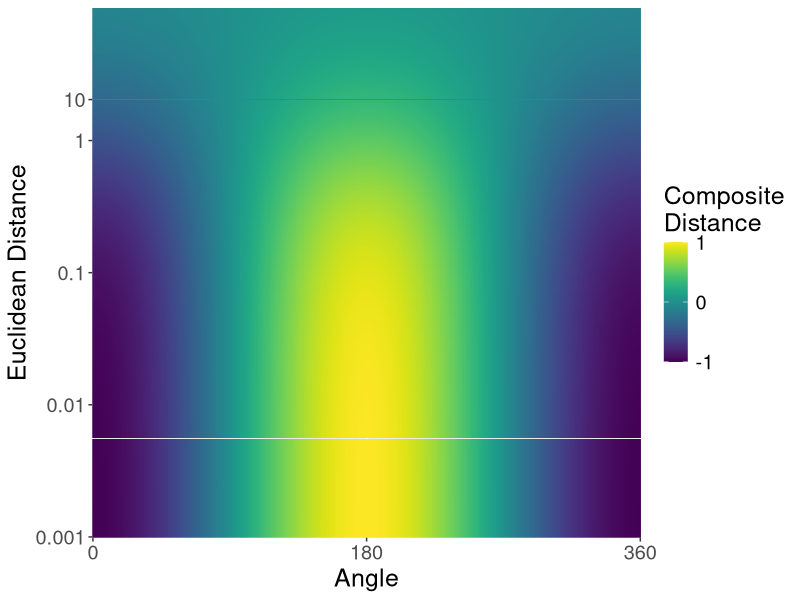
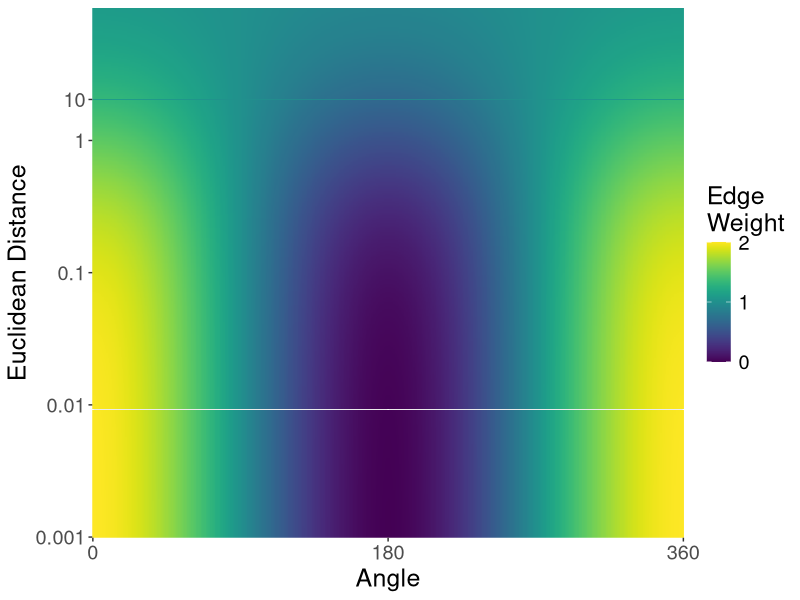
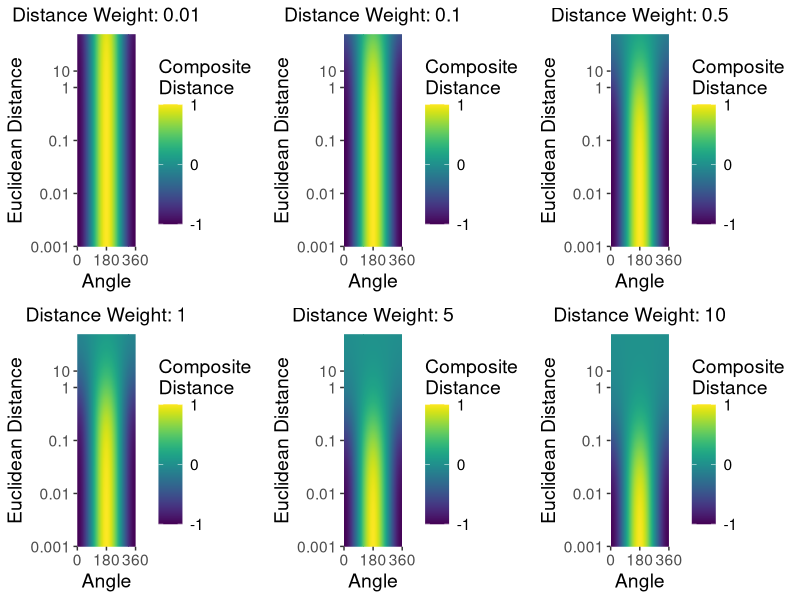
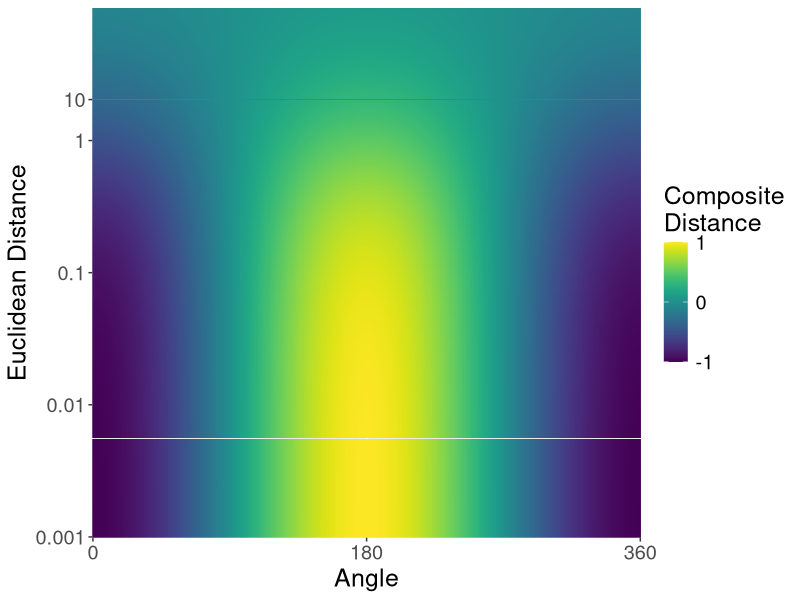
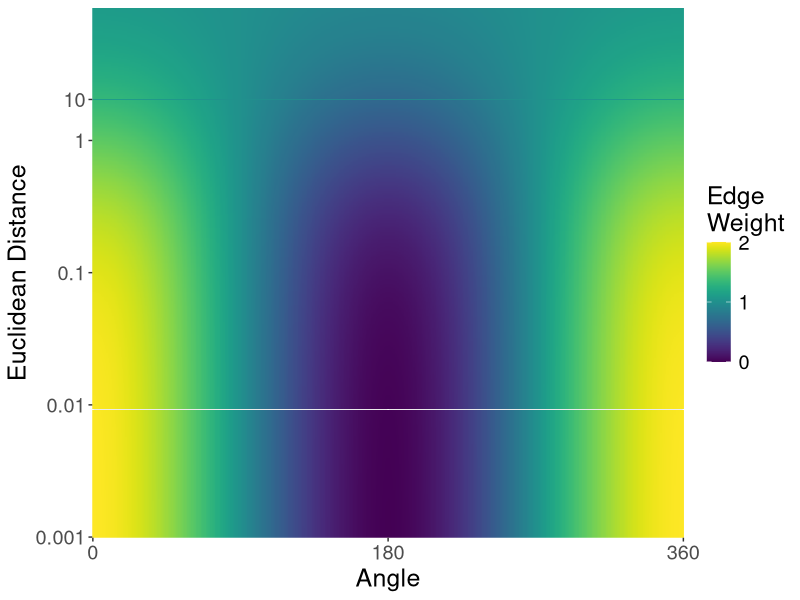

Recreate these plots in R, in order.
### composite distance heatmap 
setwd("/Users/lylaatta/Documents/GitHub/veloviz/graphViz/figures")
#using velo_merfish environment 
library(ggplot2)
library(gridExtra)
library(reshape2)
library(viridis)
library(cowplot)
library(svglite)



#### Calculate composite distance for range of angles and euclidean distances
#### 
#EucDis weight = 1 
logd = seq(-3,1,0.01)
d = 10^logd #euclidean distance bw neighbor and projected state
a = as.numeric(formatC(seq(0,2*pi,((2*pi)/500)),digits = 3)) #angle bw velocity vector and 
negsim = -1*cos(a)

inveuc = 1/(1+(d))
pwiseCDs = sapply(inveuc,function(x) x*negsim) #composite distance col=dist, row=angle 
#### Make heatmap of composite dist 
#melt for ggplot
colnames(pwiseCDs) = as.character(d)
rownames(pwiseCDs) = as.character(a)
cdLong = melt(pwiseCDs)
colnames(cdLong) = c("Angle","Distance","CD")
cdLong$Angle = as.character(cdLong$Angle)
cdLong$Distance = as.character(cdLong$Distance)
#plot heatmap
h <- ggplot(cdLong, aes(x=Angle, y=Distance, fill=CD)) + geom_tile() + 
                        labs(x="Angle",y="Euclidean Distance",fill = "Composite\nDistance") + 
                        scale_fill_viridis(limits = c(-1,1), breaks = c(-1,0,1)) +
                        scale_y_discrete(breaks = c(0.001,0.01,0.1,1,10)) + 
                        scale_x_discrete(breaks = c(0,3.14,6.28), labels = c("0","180","360")) +
                        theme(text = element_text(size = 18))
h
ggsave(file = "heatmap_cd.png", plot = h, width = 8, height = 6)

#corresponding edge weights 
#### Make heatmap of edge weights 
ewLong = cdLong
ewLong$CD = 1 - ewLong$CD
colnames(ewLong) = c("Angle","Distance","EW")
hm2 = ggplot(ewLong, aes(x=Angle, y=Distance, fill=EW)) + geom_tile() + labs(x="Angle",y="Euclidean Distance",fill = "Edge\nWeight") + 
  scale_fill_viridis(limits = c(0,2), breaks = c(0,1,2)) +
  scale_y_discrete(expand=c(0,0), breaks = c(0.001,0.01,0.1,1,10,100)) + 
  scale_x_discrete(expand=c(0,0), breaks = c(0,3.14,6.28), labels = c("0","180","360")) +
  theme(text = element_text(size = 18))
hm2
ggsave(file = "heatmap_ew.png", plot = hm2, width = 8, height = 6)


#Change EucDis weight
ws = c(0.01,0.1,0.5,1,5,10)
hs = vector("list", length = 6)
for (w in c(1:length(ws))){
  currW = ws[w]
  inveuc = 1/(1+(currW*d))
  pwiseCDs = sapply(inveuc,function(x) x*negsim) #composite distance col=dist, row=angle 
  
  #### Make heatmap of composite dist 
  #melt for ggplot
  colnames(pwiseCDs) = as.character(d)
  rownames(pwiseCDs) = as.character(a)
  cdLong = melt(pwiseCDs)
  colnames(cdLong) = c("Angle","Distance","CD")
  cdLong$Angle = as.character(cdLong$Angle)
  cdLong$Distance = as.character(cdLong$Distance)
  #plot heatmap
  hs[[w]] <- ggplotGrob(ggplot(cdLong, aes(x=Angle, y=Distance, fill=CD)) + geom_tile() + 
    labs(title = paste("Distance Weight:",currW) ,x="Angle",y="Euclidean Distance",fill = "Composite\nDistance") + 
    scale_fill_viridis(limits = c(-1,1), breaks = c(-1,0,1)) +
    scale_y_discrete(breaks = c(0.001,0.01,0.1,1,10)) + 
    scale_x_discrete(breaks = c(0,3.14,6.28), labels = c("0","180","360")) +
    theme(text = element_text(size = 14), plot.title = element_text(size = 14, hjust = 0.5)))
}

g = grid.arrange(hs[[1]],hs[[2]],hs[[3]],hs[[4]],hs[[5]],hs[[6]],ncol = 3)
ggsave("weightedCD.png",plot = g,width = 12, height = 6)

# ggsave(file = "heatmap.svg", plot = hm, width = 8, height = 6)
# ggsave(file = "heatmap.png", plot = hm, width = 8, height = 6)
